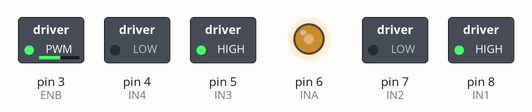
The sketch below on a simulated Arduino Uno, built with avr-gcc and run on an emulated ATmega328P. Parts: switched loads named in the sketch (green lamp = pin HIGH), output pins drawn as LEDs (lit = HIGH).

Above: at 0.1 s.
At 3.1 s:
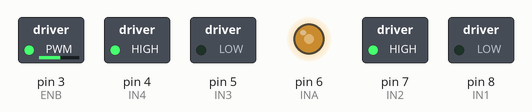
At 6.1 s:
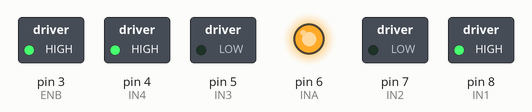
At 10.1 s:
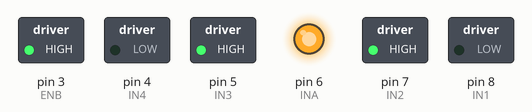
At 13.1 s:
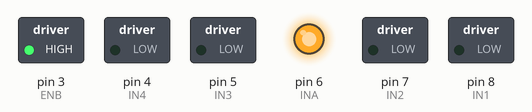
Timing chart, 0 to 14.6 s (numbered marks = the images above):
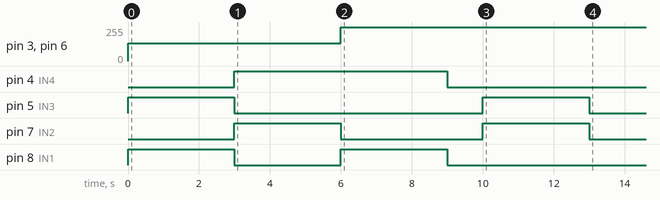

The sketch:

move_motors.ino
```cpp
// Right motor (from the robot's perspective)
int INA = 6; // Control movement speed with pulse-width modulation: [0-255]
int IN1 = 8; // Control direction of movement: [0,1]
int IN2 = 7; // Control direction of movement: [0,1]

// Left motor
int ENB = 3; // Control movement speed with pulse-width modulation: [0-255]
int IN3 = 5; // Control direction of movement: [0,1]
int IN4 = 4; // Control direction of movement: [0,1]

// To control direction:
// 10 (right motor) 10 (left motor) -> Forward
// 01 (right motor) 01 (left motor) -> Backward
// 00 (right motor) 00 (left motor) -> Stop
// 01 (right motor) 10 (left motor) -> Rotate right
// 10 (right motor) 01 (left motor) -> Rotate left

// To control speed:
// Any value from 0 to 255. Due to friction and the weight of the robot,
// the min speed is set here to 135. Low speeds may not generate enough
// force to move the robot when it gets resistance from the ground.

// Make sure the caster wheel freely spins and aligns itself with
// the direction of motion when driving forward (or backward).
// If not, some lubrication may help.

int SHORT_WAIT_TIME = 500; // 0.5 seconds
int MEDIUM_WAIT_TIME = 1000; // 1 second
int LONG_WAIT_TIME = 3000; // 3 seconds

int TOP_SPEED = 255; // 100% duty cycle
int INTERMEDIATE_SPEED = 180; // 71% duty cycle
int LOW_SPEED = 135; // 53% duty cycle
int NO_SPEED = 0; // 0% duty cycle

void setup() {
    // Sets pins as output pins (meaning we'll write to them)
    pinMode(INA, OUTPUT);
    pinMode(IN1, OUTPUT);
    pinMode(IN2, OUTPUT);
    pinMode(ENB, OUTPUT);
    pinMode(IN3, OUTPUT);
    pinMode(IN4, OUTPUT);

    // Move forward (10 10)
    digitalWrite(IN1, HIGH);
    digitalWrite(IN2, LOW);
    analogWrite(INA, LOW_SPEED);

    digitalWrite(IN3, HIGH);
    digitalWrite(IN4, LOW);
    analogWrite(ENB, LOW_SPEED);

    delay(LONG_WAIT_TIME); // Wait (robot keeps moving)

    // Move backward (01 01)
    digitalWrite(IN1, LOW);
    digitalWrite(IN2, HIGH);
    analogWrite(INA, LOW_SPEED);

    digitalWrite(IN3, LOW);
    digitalWrite(IN4, HIGH);
    analogWrite(ENB, LOW_SPEED);

    delay(LONG_WAIT_TIME); // Wait (robot keeps moving)

    // Turn left (10 01)
    digitalWrite(IN1, HIGH);
    digitalWrite(IN2, LOW);
    analogWrite(INA, TOP_SPEED);

    digitalWrite(IN3, LOW);
    digitalWrite(IN4, HIGH);
    analogWrite(ENB, TOP_SPEED);

    delay(LONG_WAIT_TIME); // Wait (robot keeps moving)

    // Stop the motors
    digitalWrite(IN1, LOW);
    digitalWrite(IN2, LOW);
    digitalWrite(IN3, LOW);
    digitalWrite(IN4, LOW);

    delay(MEDIUM_WAIT_TIME); // Wait (robot stays still)

    // Turn right (01 10)
    digitalWrite(IN1, LOW);
    digitalWrite(IN2, HIGH);
    analogWrite(INA, TOP_SPEED);

    digitalWrite(IN3, HIGH);
    digitalWrite(IN4, LOW);
    analogWrite(ENB, TOP_SPEED);

    delay(LONG_WAIT_TIME); // Wait (robot keeps moving)

    // Stop the motors
    digitalWrite(IN1, LOW);
    digitalWrite(IN2, LOW);
    digitalWrite(IN3, LOW);
    digitalWrite(IN4, LOW);
}

void loop() {
    // Do nothing
}
```
